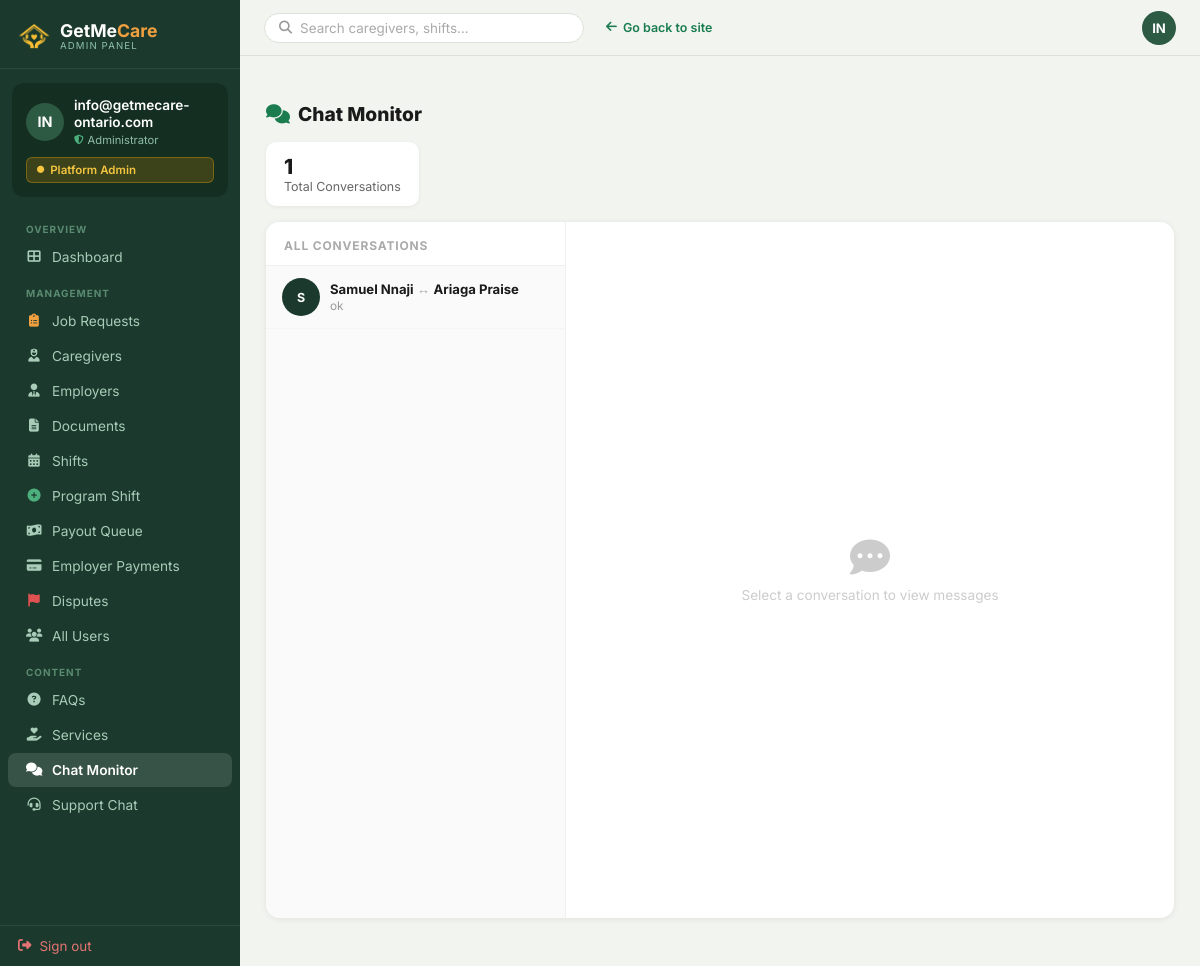
Page /chatbot/admin/monitor/ (signed in) on the earlier database version.
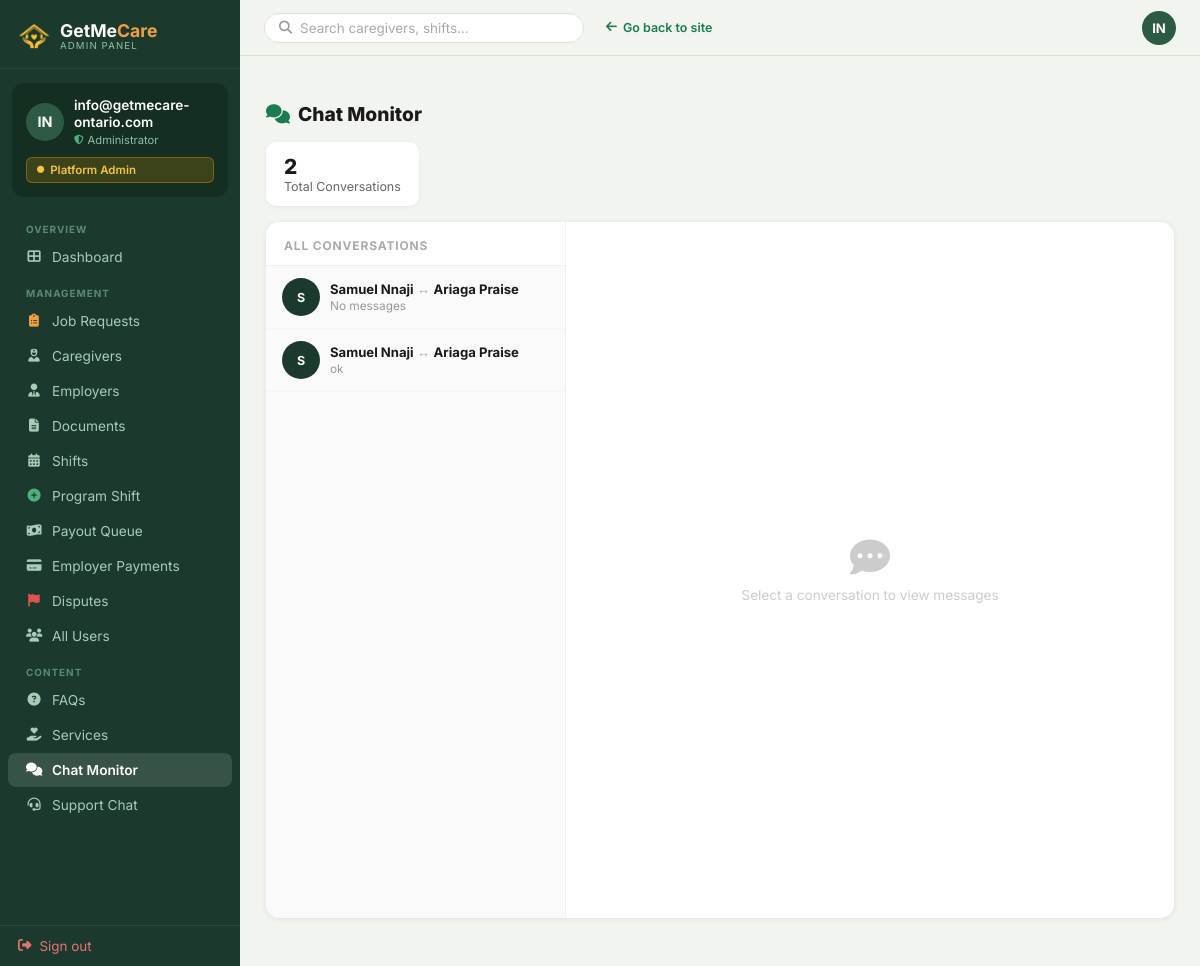
Same page on the later database version.
### Chatbot/models.py (models this page shows, shortened)
class DirectConversation(models.Model):
    participant_1 = models.ForeignKey(
        User, on_delete=models.CASCADE, related_name='conversations_as_p1'
    )
    participant_2 = models.ForeignKey(
        User, on_delete=models.CASCADE, related_name='conversations_as_p2'
    )
    created_at = models.DateTimeField(auto_now_add=True)
    updated_at = models.DateTimeField(auto_now=True)
    class Meta:
        ordering = ['-updated_at']
        unique_together = [('participant_1', 'participant_2')]
    def last_message(self):
        return self.direct_messages.last()

class DirectMessage(models.Model):
    conversation = models.ForeignKey(
        DirectConversation, on_delete=models.CASCADE, related_name='direct_messages'
    )
    sender = models.ForeignKey(
        User, on_delete=models.CASCADE, related_name='sent_direct_messages'
    )
    body = models.TextField()
    is_read = models.BooleanField(default=False)
    created_at = models.DateTimeField(auto_now_add=True)
    class Meta:
        ordering = ['created_at']

### Account/models.py (models this page shows, shortened)
class CustomUser(AbstractUser):
    EMPLOYER = 'employer'
    CAREGIVER = 'caregiver'
    ROLE_CHOICES = [
        (EMPLOYER, 'Employer / Family'),
        (CAREGIVER, 'Caregiver / PSW'),
    ]
    role = models.CharField(
        max_length=20,
        choices=ROLE_CHOICES,
        default=EMPLOYER,
    )
    phone = models.CharField(max_length=20, blank=True)
    @property
    def is_admin(self):
        return self.is_superuser or self.is_staff
    @property
    def is_employer(self):
        return self.role == self.EMPLOYER and not self.is_admin
    @property
    def is_caregiver(self):
        return self.role == self.CAREGIVER and not self.is_admin

### Chatbot/views.py (the view)
# urls.py: path('admin/monitor/', views.admin_chat_monitor, name='admin_chat_monitor'),
@staff_member_required
def admin_chat_monitor(request):
    convs = DirectConversation.objects.all().select_related(
        'participant_1', 'participant_2'
    ).order_by('-updated_at')
    selected_conv = None
    chat_messages = []
    conv_id = request.GET.get('conv')
    if conv_id:
        selected_conv = get_object_or_404(DirectConversation, pk=conv_id)
        chat_messages = selected_conv.direct_messages.select_related('sender').all()
    conversations = []
    for conv in convs:
        last = conv.last_message()
        conversations.append({'conv': conv, 'last': last})
    return render(request, 'chat/admin-chat-monitor.html', {
        'conversations': conversations,
        'selected_conv': selected_conv,
        'chat_messages': chat_messages,
    })

### Account/views.py (called while the page is built, shortened)
def ensure_user_notifications(user):
    if not user or not user.is_authenticated:
        return
    if user.notifications.exists():
        return

### GETMECARE/context_processors.py (called while the page is built)
def _get_total_unread(user):
    try:
        from django.db.models import Q
        from Chatbot.models import DirectConversation, DirectMessage
        from Account.models import BookingProposal
        unread_msgs = DirectMessage.objects.filter(
            conversation__in=DirectConversation.objects.filter(
                Q(participant_1=user) | Q(participant_2=user)
            ),
            is_read=False
        ).exclude(sender=user).count()
        unread_proposals = 0
        if getattr(user, 'is_employer', False):
            unread_proposals = BookingProposal.objects.filter(
                employer=user,
                status=BookingProposal.STATUS_PENDING,
                is_read=False,
            ).count()
        return unread_msgs + unread_proposals
    except Exception:
        return 0

def admin_whatsapp_number(request):
    from django.conf import settings
    return {
        'admin_whatsapp_number': getattr(settings, 'ADMIN_WHATSAPP_NUMBER', '+12494812647'),
    }

### templates/chat/admin-chat-monitor.html (shortened to what this page needs)
﻿{% extends "AdminApp/base_admin.html" %}
{% block content %}
<div class="acm-page-title">
  <i class="fas fa-comments"></i> Chat Monitor
</div>
<div class="acm-stats">
  <div class="acm-stat">
    <strong>{{ conversations|length }}</strong>
    Total Conversations
  </div>
</div>
<div class="acm-grid">
  <div class="acm-sidebar tab-active" id="acm-sidebar">
    <div class="acm-sidebar-header">All Conversations</div>
    {% for item in conversations %}
    <a href="?conv={{ item.conv.pk }}" class="acm-conv-item {% if selected_conv and selected_conv.pk == item.conv.pk %}active{% endif %}">
      <div class="acm-conv-av">
        {% if item.conv.participant_1.first_name %}{{ item.conv.participant_1.first_name|first|upper }}{% else %}{{ item.conv.participant_1.username|first|upper }}{% endif %}
      </div>
      <div class="acm-conv-info">
        <div class="acm-conv-names">
          {{ item.conv.participant_1.get_full_name|default:item.conv.participant_1.username }}
          <span style="color:#aaa;font-weight:400"> ↔ </span>
          {{ item.conv.participant_2.get_full_name|default:item.conv.participant_2.username }}
        </div>
        <div class="acm-conv-preview">
          {% if item.last %}{{ item.last.body|truncatechars:40 }}{% else %}No messages{% endif %}
        </div>
      </div>
    </a>
    {% empty %}
    <div style="padding:30px 18px;text-align:center;color:#ccc;font-size:.82rem">No conversations yet</div>
    {% endfor %}
  </div>
  <div class="acm-main" id="acm-main">
    {% if selected_conv %}
    <div class="acm-main-header">
      <h3>
        {{ selected_conv.participant_1.get_full_name|default:selected_conv.participant_1.username }}
        &harr;
        {{ selected_conv.participant_2.get_full_name|default:selected_conv.participant_2.username }}
      </h3>
      <p>
        {{ selected_conv.participant_1.email }} &nbsp;|&nbsp;
        {{ selected_conv.participant_2.email }} &nbsp;·&nbsp;
        Started {{ selected_conv.created_at|date:"M d, Y" }}
        &nbsp;·&nbsp; {{ messages|length }} message{{ messages|length|pluralize }}
      </p>
    </div>
    <div class="acm-messages">
      {% for msg in chat_messages %}
      <div class="acm-msg">
        <div class="acm-msg-av">
          {% if msg.sender.first_name %}{{ msg.sender.first_name|first|upper }}{{ msg.sender.last_name|first|upper }}{% else %}{{ msg.sender.username|slice:":2"|upper }}{% endif %}
        </div>
        <div class="acm-bubble">
          {{ msg.body }}
          <div class="acm-bubble-meta">
            <span class="acm-bubble-sender">{{ msg.sender.get_full_name|default:msg.sender.username }}</span>
            <span>{{ msg.created_at|date:"M d, g:i A" }}</span>
            {% if msg.is_read %}<span style="color:#1b7d4f"><i class="fas fa-check-double"></i></span>{% endif %}
          </div>
        </div>
      </div>
      {% empty %}
      <div style="text-align:center;color:#ccc;margin-top:40px">No messages in this conversation</div>
      {% endfor %}
    </div>
    {% else %}
    <div class="acm-empty-state">
      <i class="fas fa-comment-dots"></i>
      <p>Select a conversation to view messages</p>
    </div>
    {% endif %}
  </div>
</div>
{% endblock %}

Differences in the rows shown:
added DirectConversation: conv.participant_1.first_name|first "S", conv.participant_1.get_full_name "Samuel Nnaji", conv.participant_2.get_full_name "Ariaga Praise", shows "No messages"
Other differences:
{{ conversations|length }}: "1" → "2"
